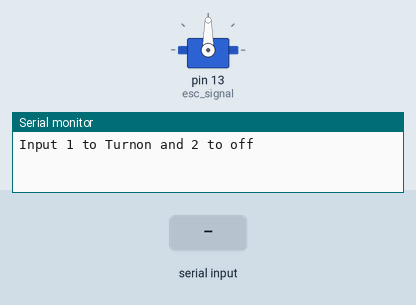
Recording of a sketch running on a simulated Arduino Uno, built with avr-gcc and run on an emulated ATmega328P. Shown: servo, the last lines printed to the serial monitor. The inputs (shaded band) are chosen by the test bench.

Above: at 4.2 s.
4.3 s: "1\n" received over Serial
At 5.1 s:
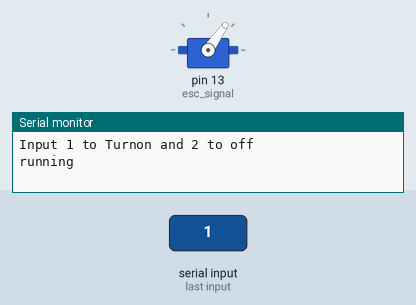
Timing chart, 0 to 7.3 s (numbered marks = the images above; inputs shaded):
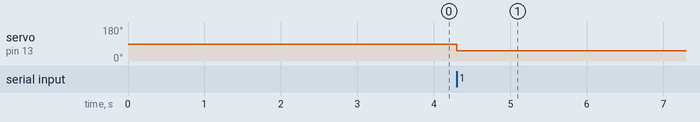

Measured:
- after the input at 4.3 s, servo on pin 13 (esc_signal): 90° → 55° at once

The sketch:

testesc.ino
```cpp
#include <Servo.h>
Servo esc_signal;

void setup()
{
  esc_signal.attach(13);  //Specify here the pin number on which the signal pin of ESC is connected.
   delay(3000);            //ESC initialization delay.
  Serial.begin(9600);

while (!Serial);

Serial.println("Input 1 to Turnon and 2 to off");
}

void loop(){

if (Serial.available())

{

int state = Serial.parseInt();

if (state == 1)

{

esc_signal.write(55);

Serial.println("running");


if (state == 2)

{

esc_signal.write(0);


Serial.println("notrunning");

}

}

}

}
```
